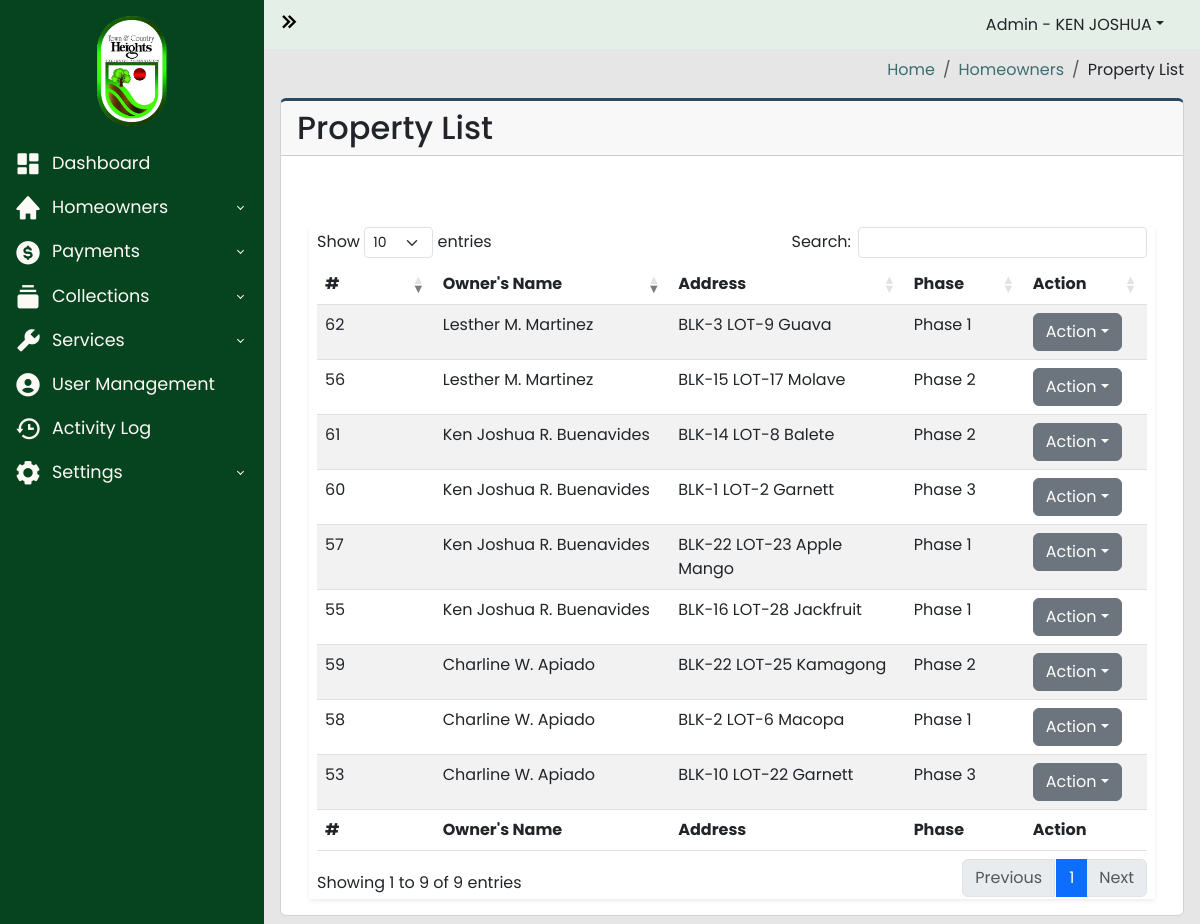
Page /admin-panel/property_list.php (signed in) on the earlier database version.
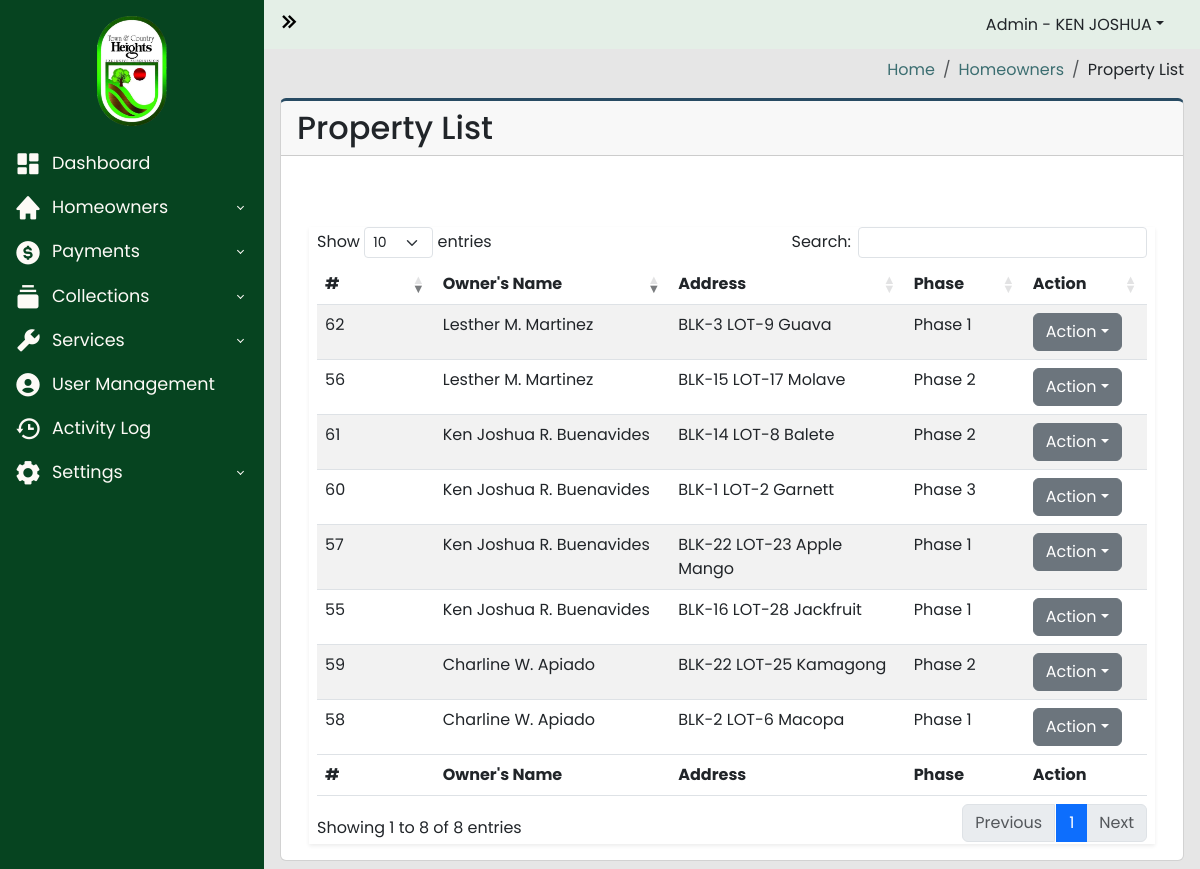
Same page on the later database version.
### tables this page shows
CREATE TABLE `property_list` (
  `id` int(100) NOT NULL,
  `homeowners_id` int(100) NOT NULL,
  `blk` varchar(100) NOT NULL,
  `lot` varchar(100) NOT NULL,
  `phase` varchar(100) NOT NULL,
  `street` varchar(100) NOT NULL,
  `tenant` int(100) DEFAULT NULL
);

CREATE TABLE `homeowners_users` (
  `id` int(100) NOT NULL,
  `account_number` varchar(100) NOT NULL,
  `username` varchar(100) NOT NULL,
  `password` varchar(100) NOT NULL,
  `firstname` varchar(100) NOT NULL,
  `lastname` varchar(100) NOT NULL,
  `middle_initial` varchar(100) NOT NULL,
  `email` varchar(100) NOT NULL,
  `phone_number` varchar(100) NOT NULL,
  `blk` varchar(100) NOT NULL,
  `lot` varchar(100) NOT NULL,
  `street` varchar(100) NOT NULL,
  `phase` varchar(100) NOT NULL,
  `status` varchar(100) NOT NULL,
  `tenant_name` varchar(100) NOT NULL
);

### admin-panel/property_list.php (the view, shortened to what the changed rows need)
<?php
require_once("../includes/header.php");
?>
<?php
$server = new Server;
$server->adminAuthentication();
?>
<body>
  <div class="wrapper">
    <div class="main">
      <main class="content px-3 py-2">
        <div class="card card-border">
          <div class="card-header">
            <h2>Property List</h2>
          </div>
          <div class="card-body">
            <div class="container-fluid">
              <section class="main-content">
                <div class="row">
                  <div class="col-xs-12">
                    <div class="box">
                      <div class="body-box shadow-sm">
                        <div class="table-responsive mx-2">
                          <table id="propertyListTable" class="table table-striped" style="width:100%">
                            <thead>
                              <tr>
                                <th width="10%">#</th>
                                <th width="20%">Owner's Name</th>
                                <th width="20%">Address</th>
                                <th width="10%">Phase</th>
                                <th scope="col" width="5%">Action</th>
                              </tr>
                            </thead>
                            <tbody>
                              <?php
                              $query = "SELECT
                              property_list.id,
                              property_list.homeowners_id,
                              property_list.blk as property_blk,
                              property_list.lot as property_lot,
                              property_list.phase as property_phase,
                              property_list.street as property_street,
                              homeowners_users.firstname,
                              homeowners_users.lastname,
                              homeowners_users.middle_initial FROM property_list INNER JOIN homeowners_users WHERE property_list.homeowners_id = homeowners_users.id";
                              $connection = $server->openConn();
                              $stmt = $connection->prepare($query);
                              $stmt->execute();
                              $count = $stmt->rowCount();
                              if ($count > 0) {
                                while ($result = $stmt->fetch()) {
                                  $property_id = $result['id'];
                                  $firstname = $result['firstname'];
                                  $lastname = $result['lastname'];
                                  $middle_initial = $result['middle_initial'];
                                  $property_blk = $result['property_blk'];
                                  $property_lot = $result['property_lot'];
                                  $property_street = $result['property_street'];
                                  $property_phase = $result['property_phase'];
                              ?>
                                  <tr>
                                    <td><?php echo $property_id; ?></td>
                                    <td><?php echo $firstname . " " . $middle_initial . " " . $lastname;  ?></td>
                                    <td><?php echo "BLK-" . $property_blk . " LOT-" . $property_lot . " " . $property_street ?></td>
                                    <td><?php echo $property_phase;  ?></td>
                                    <td>
                                      <div class="dropdown">
                                        <a class="btn btn-secondary dropdown-toggle" type="button" data-bs-toggle="dropdown">Action</a>
                                      </div>
                                    </td>
                                  </tr>
                              <?php
                                }
                              } else {
                              }
                              ?>
                            </tbody>
                            <tfoot>
                              <tr>
                                <th width="10%">#</th>
                                <th width="20%">Owner's Name</th>
                                <th width="20%">Address</th>
                                <th width="10%">Phase</th>
                                <th scope="col" width="5%">Action</th>
                              </tr>
                            </tfoot>
                          </table>
                        </div>
                      </div>
                    </div>
                  </div>
                </div>
              </section>
            </div>
          </div>
        </div>
      </main>
    </div>
  </div>
  <?php
  include("../includes/footer.php");
  ?>

Differences in the rows shown:
removed property_list: id "53", homeowners.firstname "Charline", homeowners.middle_initial "W.", homeowners.lastname "Apiado", blk "10", lot "22", street "Garnett", phase "Phase 3"
Other differences:
text written by a page script: "Show entries Search: Showing 1 to 9 of 9 entries Previous 1 Next" → "Show entries Search: Showing 1 to 8 of 8 entries Previous 1 Next"
